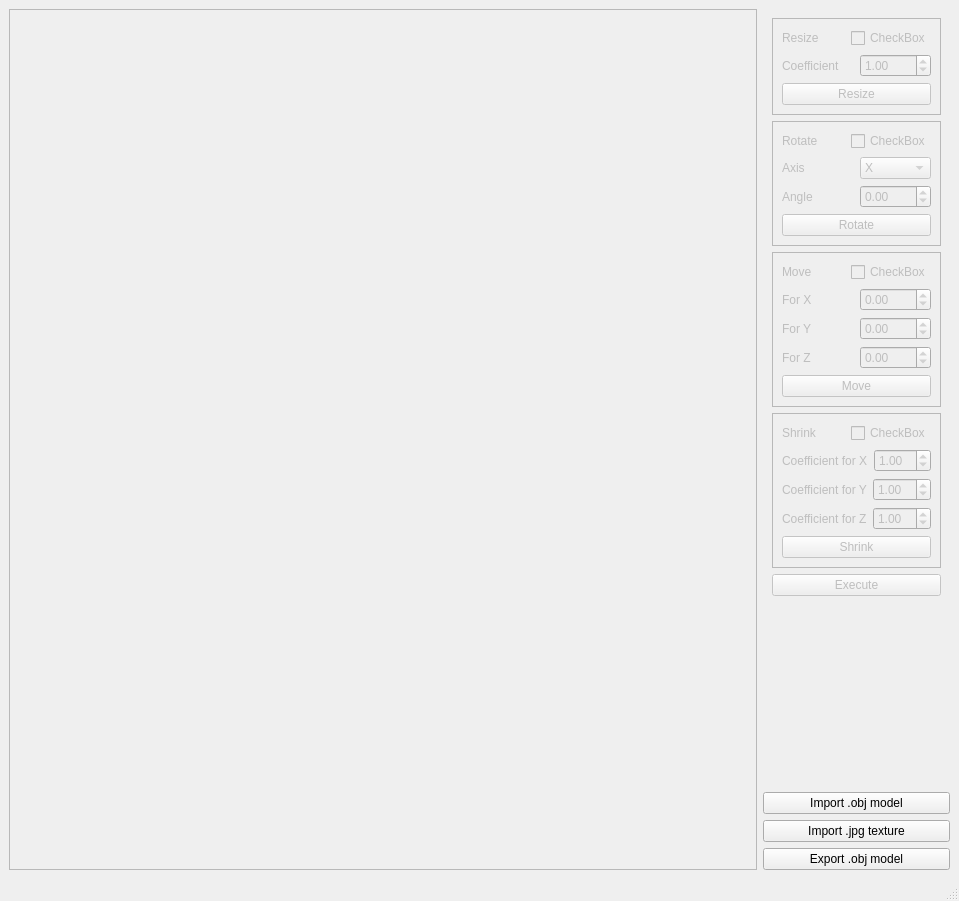
<?xml version="1.0" encoding="UTF-8"?>
<ui version="4.0">
 <class>MainWindow</class>
 <widget class="QMainWindow" name="MainWindow">
  <property name="geometry">
   <rect>
    <x>0</x>
    <y>0</y>
    <width>959</width>
    <height>901</height>
   </rect>
  </property>
  <property name="windowTitle">
   <string>MainWindow</string>
  </property>
  <widget class="QWidget" name="centralwidget">
   <layout class="QVBoxLayout" name="verticalLayout_7">
    <item>
     <layout class="QHBoxLayout" name="horizontalLayout">
      <item>
       <layout class="QVBoxLayout" name="model_layout_wrapper">
        <item>
         <layout class="QVBoxLayout" name="model_layout">
          <item>
           <widget class="QFrame" name="vtk_frame">
            <property name="frameShape">
             <enum>QFrame::StyledPanel</enum>
            </property>
            <property name="frameShadow">
             <enum>QFrame::Raised</enum>
            </property>
           </widget>
          </item>
         </layout>
        </item>
        <item>
         <spacer name="horizontalSpacer">
          <property name="orientation">
           <enum>Qt::Horizontal</enum>
          </property>
          <property name="sizeHint" stdset="0">
           <size>
            <width>40</width>
            <height>0</height>
           </size>
          </property>
         </spacer>
        </item>
       </layout>
      </item>
      <item>
       <layout class="QVBoxLayout" name="verticalLayout">
        <item>
         <widget class="QWidget" name="aciton_widget" native="true">
          <property name="enabled">
           <bool>false</bool>
          </property>
          <layout class="QVBoxLayout" name="verticalLayout_3">
           <item>
            <widget class="QFrame" name="frame_4">
             <property name="frameShape">
              <enum>QFrame::StyledPanel</enum>
             </property>
             <property name="frameShadow">
              <enum>QFrame::Raised</enum>
             </property>
             <layout class="QHBoxLayout" name="horizontalLayout_21">
              <item>
               <layout class="QVBoxLayout" name="verticalLayout_2">
                <item>
                 <layout class="QHBoxLayout" name="horizontalLayout_3">
                  <item>
                   <widget class="QLabel" name="label">
                    <property name="text">
                     <string>Resize</string>
                    </property>
                   </widget>
                  </item>
                  <item>
                   <widget class="QCheckBox" name="resize_cb">
                    <property name="text">
                     <string>CheckBox</string>
                    </property>
                   </widget>
                  </item>
                 </layout>
                </item>
                <item>
                 <layout class="QHBoxLayout" name="horizontalLayout_2">
                  <item>
                   <widget class="QLabel" name="label_2">
                    <property name="text">
                     <string>Coefficient</string>
                    </property>
                   </widget>
                  </item>
                  <item>
                   <widget class="QDoubleSpinBox" name="resize_sb">
                    <property name="minimum">
                     <double>0.000000000000000</double>
                    </property>
                    <property name="value">
                     <double>1.000000000000000</double>
                    </property>
                   </widget>
                  </item>
                 </layout>
                </item>
                <item>
                 <widget class="QPushButton" name="resize_btn">
                  <property name="text">
                   <string>Resize</string>
                  </property>
                 </widget>
                </item>
               </layout>
              </item>
             </layout>
            </widget>
           </item>
           <item>
            <widget class="QFrame" name="frame">
             <property name="frameShape">
              <enum>QFrame::StyledPanel</enum>
             </property>
             <property name="frameShadow">
              <enum>QFrame::Raised</enum>
             </property>
             <layout class="QHBoxLayout" name="horizontalLayout_15">
              <item>
               <layout class="QVBoxLayout" name="verticalLayout_5">
                <item>
                 <layout class="QHBoxLayout" name="horizontalLayout_5">
                  <item>
                   <widget class="QLabel" name="label_14">
                    <property name="text">
                     <string>Rotate</string>
                    </property>
                   </widget>
                  </item>
                  <item>
                   <widget class="QCheckBox" name="rotate_cb">
                    <property name="text">
                     <string>CheckBox</string>
                    </property>
                   </widget>
                  </item>
                 </layout>
                </item>
                <item>
                 <layout class="QHBoxLayout" name="horizontalLayout_13">
                  <item>
                   <widget class="QLabel" name="label_16">
                    <property name="text">
                     <string>Axis</string>
                    </property>
                   </widget>
                  </item>
                  <item>
                   <widget class="QComboBox" name="axis_cb">
                    <item>
                     <property name="text">
                      <string>X</string>
                     </property>
                    </item>
                    <item>
                     <property name="text">
                      <string>Y</string>
                     </property>
                    </item>
                    <item>
                     <property name="text">
                      <string>Z</string>
                     </property>
                    </item>
                   </widget>
                  </item>
                 </layout>
                </item>
                <item>
                 <layout class="QHBoxLayout" name="horizontalLayout_12">
                  <item>
                   <widget class="QLabel" name="label_15">
                    <property name="text">
                     <string>Angle</string>
                    </property>
                   </widget>
                  </item>
                  <item>
                   <widget class="QDoubleSpinBox" name="angle_sb">
                    <property name="minimum">
                     <double>-360.000000000000000</double>
                    </property>
                    <property name="maximum">
                     <double>360.000000000000000</double>
                    </property>
                   </widget>
                  </item>
                 </layout>
                </item>
                <item>
                 <widget class="QPushButton" name="rotate_btn">
                  <property name="text">
                   <string>Rotate</string>
                  </property>
                 </widget>
                </item>
               </layout>
              </item>
             </layout>
            </widget>
           </item>
           <item>
            <widget class="QFrame" name="frame_2">
             <property name="frameShape">
              <enum>QFrame::StyledPanel</enum>
             </property>
             <property name="frameShadow">
              <enum>QFrame::Raised</enum>
             </property>
             <layout class="QHBoxLayout" name="horizontalLayout_19">
              <item>
               <layout class="QVBoxLayout" name="verticalLayout_6">
                <item>
                 <layout class="QHBoxLayout" name="horizontalLayout_6">
                  <item>
                   <widget class="QLabel" name="label_17">
                    <property name="text">
                     <string>Move</string>
                    </property>
                   </widget>
                  </item>
                  <item>
                   <widget class="QCheckBox" name="move_cb">
                    <property name="text">
                     <string>CheckBox</string>
                    </property>
                   </widget>
                  </item>
                 </layout>
                </item>
                <item>
                 <layout class="QHBoxLayout" name="horizontalLayout_16">
                  <item>
                   <widget class="QLabel" name="label_18">
                    <property name="text">
                     <string>For X</string>
                    </property>
                   </widget>
                  </item>
                  <item>
                   <widget class="QDoubleSpinBox" name="move_x_sb">
                    <property name="minimum">
                     <double>-999.990000000000009</double>
                    </property>
                    <property name="maximum">
                     <double>999.990000000000009</double>
                    </property>
                   </widget>
                  </item>
                 </layout>
                </item>
                <item>
                 <layout class="QHBoxLayout" name="horizontalLayout_17">
                  <item>
                   <widget class="QLabel" name="label_19">
                    <property name="text">
                     <string>For Y</string>
                    </property>
                   </widget>
                  </item>
                  <item>
                   <widget class="QDoubleSpinBox" name="move_y_sb">
                    <property name="minimum">
                     <double>-999.990000000000009</double>
                    </property>
                    <property name="maximum">
                     <double>999.990000000000009</double>
                    </property>
                   </widget>
                  </item>
                 </layout>
                </item>
                <item>
                 <layout class="QHBoxLayout" name="horizontalLayout_18">
                  <item>
                   <widget class="QLabel" name="label_20">
                    <property name="text">
                     <string>For Z</string>
                    </property>
                   </widget>
                  </item>
                  <item>
                   <widget class="QDoubleSpinBox" name="move_z_sb">
                    <property name="minimum">
                     <double>-999.990000000000009</double>
                    </property>
                    <property name="maximum">
                     <double>999.990000000000009</double>
                    </property>
                   </widget>
                  </item>
                 </layout>
                </item>
                <item>
                 <widget class="QPushButton" name="move_btn">
                  <property name="text">
                   <string>Move</string>
                  </property>
                 </widget>
                </item>
               </layout>
              </item>
             </layout>
            </widget>
           </item>
           <item>
            <widget class="QFrame" name="frame_3">
             <property name="frameShape">
              <enum>QFrame::StyledPanel</enum>
             </property>
             <property name="frameShadow">
              <enum>QFrame::Raised</enum>
             </property>
             <layout class="QHBoxLayout" name="horizontalLayout_20">
              <item>
               <layout class="QVBoxLayout" name="verticalLayout_4">
                <item>
                 <layout class="QHBoxLayout" name="horizontalLayout_7">
                  <item>
                   <widget class="QLabel" name="label_10">
                    <property name="text">
                     <string>Shrink</string>
                    </property>
                   </widget>
                  </item>
                  <item>
                   <widget class="QCheckBox" name="shrink_cb">
                    <property name="text">
                     <string>CheckBox</string>
                    </property>
                   </widget>
                  </item>
                 </layout>
                </item>
                <item>
                 <layout class="QHBoxLayout" name="horizontalLayout_9">
                  <item>
                   <widget class="QLabel" name="label_11">
                    <property name="text">
                     <string>Coefficient for X</string>
                    </property>
                   </widget>
                  </item>
                  <item>
                   <widget class="QDoubleSpinBox" name="shrink_x_sb">
                    <property name="minimum">
                     <double>0.000000000000000</double>
                    </property>
                    <property name="value">
                     <double>1.000000000000000</double>
                    </property>
                   </widget>
                  </item>
                 </layout>
                </item>
                <item>
                 <layout class="QHBoxLayout" name="horizontalLayout_10">
                  <item>
                   <widget class="QLabel" name="label_12">
                    <property name="text">
                     <string>Coefficient for Y</string>
                    </property>
                   </widget>
                  </item>
                  <item>
                   <widget class="QDoubleSpinBox" name="shrink_y_sb">
                    <property name="minimum">
                     <double>0.000000000000000</double>
                    </property>
                    <property name="value">
                     <double>1.000000000000000</double>
                    </property>
                   </widget>
                  </item>
                 </layout>
                </item>
                <item>
                 <layout class="QHBoxLayout" name="horizontalLayout_11">
                  <item>
                   <widget class="QLabel" name="label_13">
                    <property name="text">
                     <string>Coefficient for Z</string>
                    </property>
                   </widget>
                  </item>
                  <item>
                   <widget class="QDoubleSpinBox" name="shrink_z_sb">
                    <property name="minimum">
                     <double>0.000000000000000</double>
                    </property>
                    <property name="value">
                     <double>1.000000000000000</double>
                    </property>
                   </widget>
                  </item>
                 </layout>
                </item>
                <item>
                 <widget class="QPushButton" name="shrink_btn">
                  <property name="text">
                   <string>Shrink</string>
                  </property>
                 </widget>
                </item>
               </layout>
              </item>
             </layout>
            </widget>
           </item>
           <item>
            <widget class="QPushButton" name="execute_btn">
             <property name="text">
              <string>Execute</string>
             </property>
            </widget>
           </item>
          </layout>
         </widget>
        </item>
        <item>
         <spacer name="verticalSpacer">
          <property name="orientation">
           <enum>Qt::Vertical</enum>
          </property>
          <property name="sizeHint" stdset="0">
           <size>
            <width>20</width>
            <height>40</height>
           </size>
          </property>
         </spacer>
        </item>
        <item>
         <widget class="QPushButton" name="open_file">
          <property name="text">
           <string>Import .obj model</string>
          </property>
         </widget>
        </item>
        <item>
         <widget class="QPushButton" name="open_texture">
          <property name="text">
           <string>Import .jpg texture</string>
          </property>
         </widget>
        </item>
        <item>
         <widget class="QPushButton" name="save_file">
          <property name="text">
           <string>Export .obj model</string>
          </property>
         </widget>
        </item>
       </layout>
      </item>
     </layout>
    </item>
   </layout>
  </widget>
  <widget class="QMenuBar" name="menubar">
   <property name="geometry">
    <rect>
     <x>0</x>
     <y>0</y>
     <width>959</width>
     <height>21</height>
    </rect>
   </property>
  </widget>
  <widget class="QStatusBar" name="statusbar"/>
 </widget>
 <resources/>
 <connections/>
</ui>
